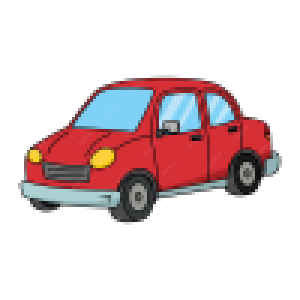
#> input picture Images/red_car_2.png, 100 x 100 px, found by its file name (shown 3 times larger)
$ python origin_image_to_grayscale_input.py
#> lines starting #> are read from the running program, lines starting #| are printed output that depends on the picture
from PIL import Image
import numpy as np

def convert_to_grayscale(input_image_path, output_image_path):
    # Open the image file
    image = Image.open(input_image_path)
#> image is the input picture: PIL image 100x100 RGBA; mean R, G, B, A 225.5, 208.2, 209.8, 255

    # Convert the image to grayscale
    grayscale_image = image.convert('L')
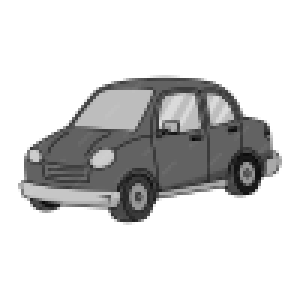
#> grayscale_image: PIL image 100x100 L (shown 3 times larger); min 7, max 255, mean 213.6

    # Save the grayscale image
    grayscale_image.save(output_image_path)

def convert_and_scale_to_grayscale_matrix(input_image_path, output_file_path):
    # Open the image file
    image = Image.open(input_image_path)

    # Convert the image to grayscale
    grayscale_image = image.convert('L')

    # Convert the image to a NumPy array
    grayscale_array = np.array(grayscale_image)

    # Define the bin edges for digitization (adjust the number of bins as needed)
    bin_edges = np.linspace(0, 255, 17)[:-1]  # Use 16 bins

    # Digitize the array values into 16 bins
    digitized_array = np.digitize(grayscale_array, bin_edges) - 1
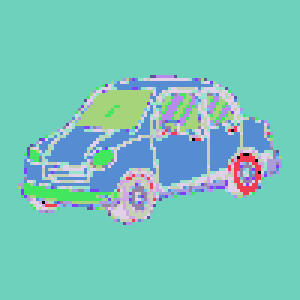
#> digitized_array: shape (100, 100) int64 (shown 3 times larger); 16 distinct labels, from 0 to 15; one colour per label, 0 black

    # Write each element to the output file
    with open(output_file_path, 'w') as file:
        for value in digitized_array.flatten():
            file.write(str(value) + '\n')

def convert_to_binary_and_write(input_file_path, output_file_path):
    # Read the input file
#> called with output_file_path = 'C:/Vivaldo/Project/grayscale_input2.txt'
    with open(input_file_path, 'r') as input_file:
        # Read each line and convert the numbers to 4-bit binary
        binary_values = [format(int(number), '04b') for number in input_file.readlines()]

    # Write each binary value to the output file
    with open(output_file_path, 'w') as output_file:
        for binary_value in binary_values:
            output_file.write(binary_value + '\n')

######################################################################
# Convert original image to grayscale image
input_image_path = 'C:/Code Python/images/test_100x100/red_car_2.png'
output_image_path = 'C:/Code Python/images/test_100x100/red_car_gray.png'

convert_to_grayscale(input_image_path, output_image_path)
######################################################################


######################################################################
# Convert grayscale image to a file with each elements (decimal value from 0 - 15)
# of grayscale matrix in a single line
input_image_path = 'C:/Code Python/images/test_100x100/red_car_gray.png'
output_file_path = 'C:/Code Python/images/test_100x100/grayscale_input1.txt'

convert_and_scale_to_grayscale_matrix(input_image_path, output_file_path)

######################################################################


######################################################################
# Convert decimal value to binary 4 bits
input_file_path = 'C:/Code Python/images/test_100x100/grayscale_input1.txt'
output_file_path = 'C:/Vivaldo/Project/grayscale_input2.txt'

convert_to_binary_and_write(input_file_path, output_file_path)
######################################################################
